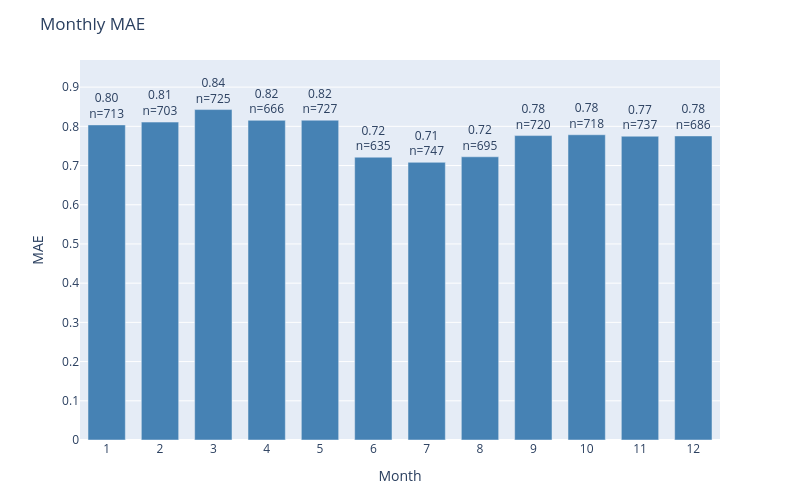

Write notebook code for a chart like this one.
### Code cell
plot_error_by_group(
    df=results_test,
    y_true_col='actual',
    y_pred_col='prediction',
    date_col='dt_prediction',
    group_by='month',
    metric='mae',
    title='Monthly MAE'
)

### Figure 1 — Plotly figure (JSON) as saved in the notebook; plotly's stock layout.template omitted (floating-point values rounded to 4 significant figures)
{"data": [{"marker": {"color": "steelblue"}, "text": ["0.80<br>n=713", "0.81<br>n=703", "0.84<br>n=725", "0.82<br>n=666", "0.82<br>n=727", "0.72<br>n=635", "0.71<br>n=747", "0.72<br>n=695", "0.78<br>n=720", "0.78<br>n=718", "0.77<br>n=737", "0.78<br>n=686"], "textposition": "outside", "type": "bar", "x": ["1", "2", "3", "4", "5", "6", "7", "8", "9", "10", "11", "12"], "y": [0.8036, 0.8108, 0.8428, 0.8153, 0.8157, 0.7213, 0.7082, 0.7223, 0.7764, 0.7786, 0.7748, 0.7755]}], "layout": {"bargap": 0.3, "height": 500, "margin": {"b": 60, "t": 60}, "title": {"text": "Monthly MAE"}, "uniformtext": {"minsize": 8, "mode": "hide"}, "width": 800, "xaxis": {"title": {"text": "Month"}}, "yaxis": {"range": [0, 0.9692], "title": {"text": "MAE"}}}}
